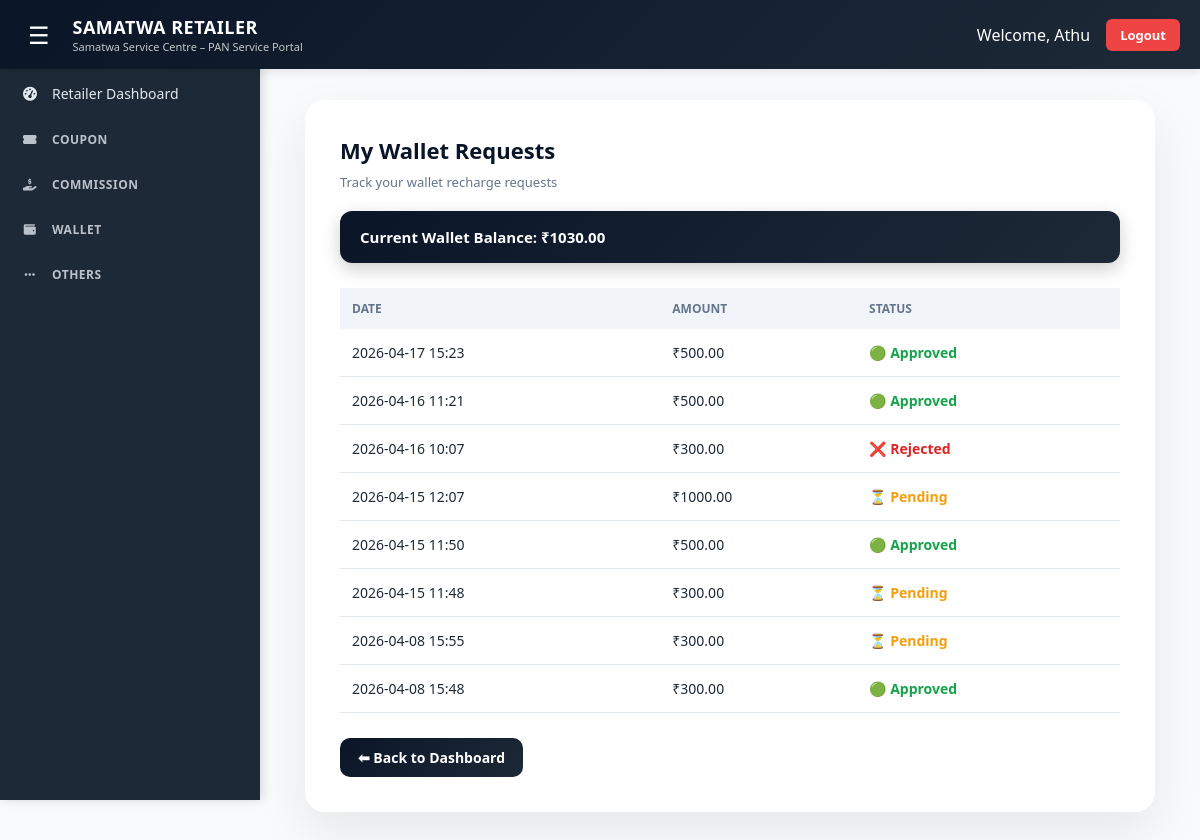
The page /wallet/my-requests/ (signed in) on the database its author committed.
### panservice/models.py (models this page shows, shortened)
class User(AbstractUser):
    role = models.CharField(max_length=20, choices=ROLE_CHOICES, default='retailer')
    email = models.EmailField(unique=True)
    mobile = models.CharField(max_length=15, blank=True, null=True)
    status = models.CharField(max_length=20, default='active')
    is_email_verified = models.BooleanField(default=False)
    must_change_password = models.BooleanField(default=False)
    created_by = models.ForeignKey(
        'self',
        null=True,
        blank=True,
        on_delete=models.SET_NULL,
        related_name='created_users'
    )

class Wallet(models.Model):
    user = models.OneToOneField(User, on_delete=models.CASCADE, related_name='wallet')
    balance = models.DecimalField(max_digits=10, decimal_places=2, default=0)

class WalletRequest(models.Model):
    STATUS_CHOICES = (
        ('pending', 'Pending'),
        ('approved', 'Approved'),
        ('rejected', 'Rejected'),
    )
    user = models.ForeignKey(User, on_delete=models.CASCADE)
    amount = models.DecimalField(max_digits=10, decimal_places=2)
    status = models.CharField(max_length=20, choices=STATUS_CHOICES, default='pending')
    created_at = models.DateTimeField(auto_now_add=True)

### panservice/views.py (the view)
# urls.py: path('wallet/my-requests/', views.my_wallet_requests, name='my_wallet_requests'),
@login_required
def my_wallet_requests(request):
    wallet, created = Wallet.objects.get_or_create(user=request.user)
    requests = WalletRequest.objects.filter(user=request.user).order_by('-created_at')
    return render(request, 'my_wallet_requests.html', {
        'requests': requests,
        'wallet': wallet
    })

### panservice/templates/my_wallet_requests.html (shortened to what this page needs)
{% load static %}
<!DOCTYPE html>
<html lang="en">
<head>
</head>
<body>
    {% if request.user.role == 'admin' %}
    {% include 'partials/admin_topbar.html' %}
    {% elif request.user.role == 'state' %}
    {% include 'partials/state_topbar.html' %}
    {% elif request.user.role == 'district' %}
    {% include 'partials/district_topbar.html' %}
    {% else %}
    {% include 'partials/retailer_topbar.html' %}
    {% endif %}
    <div class="page-wrapper">
        <div class="box">
            <h2>My Wallet Requests</h2>
            <p class="subtitle">Track your wallet recharge requests</p>
            <div class="balance-box">
                Current Wallet Balance: ₹{{ wallet.balance }}
            </div>
            <table>
                <thead>
                    <tr>
                        <th>Date</th>
                        <th>Amount</th>
                        <th>Status</th>
                    </tr>
                </thead>
                <tbody>
                    {% for req in requests %}
                    <tr>
                        <td>{{ req.created_at|date:"Y-m-d H:i" }}</td>
                        <td>₹{{ req.amount }}</td>
                        <td class="status
{% if req.status == 'pending' %}pending
{% elif req.status == 'approved' %}approved
{% else %}rejected
{% endif %}">
                            {% if req.status == 'pending' %}
                            ⏳ Pending
                            {% elif req.status == 'approved' %}
                            🟢 Approved
                            {% else %}
                            ❌ Rejected
                            {% endif %}
                        </td>
                    </tr>
                    {% empty %}
                    <tr>
                        <td colspan="3" class="no-data">No requests found</td>
                    </tr>
                    {% endfor %}
                </tbody>
            </table>
            {% if user.role == 'admin' %}
            <a href="{% url 'admin_dashboard' %}" class="btn">⬅ Back to Dashboard</a>
            {% elif user.role == 'state' %}
            <a href="{% url 'state_dashboard' %}" class="btn">⬅ Back to Dashboard</a>
            {% elif user.role == 'district' %}
            <a href="{% url 'district_dashboard' %}" class="btn">⬅ Back to Dashboard</a>
            {% else %}
            <a href="{% url 'retailer_dashboard' %}" class="btn">⬅ Back to Dashboard</a>
            {% endif %}
        </div>
    </div>
</body>
</html>

### panservice/templates/partials/retailer_topbar.html (shortened to what this page needs)
{% load static %}
<!DOCTYPE html>
<html lang="en">
<head>
    <link rel="stylesheet" href="https://cdnjs.cloudflare.com/ajax/libs/font-awesome/6.5.0/css/all.min.css">
</head>
<body>
    <div class="top-header">
        <div style="display: flex; align-items: center; gap: 15px;">
            <span class="menu-toggle" id="menuToggle">☰</span>
            <div>
                <h4>SAMATWA RETAILER</h4>
                <small>Samatwa Service Centre – PAN Service Portal</small>
            </div>
        </div>
        <div class="top-right">
            <span>Welcome, {{ request.user.username }}</span>
            <a href="{% url 'logout' %}" class="logout-btn">Logout</a>
        </div>
    </div>
    <nav class="sidebar" id="sidebar">
        <ul>
            <li class="dropdown">
                <a href="{% url 'retailer_dashboard' %}">
                    <i class="fas fa-tachometer-alt"></i>
                    <span> Retailer Dashboard </span>
                </a>
            </li>
            <li class="dropdown">
                <a href="#" class="dropdown-header">
                    <i class="fas fa-ticket-alt"></i>
                    <span>COUPON</span>
                </a>
            </li>
            <li class="dropdown">
                <a href="#" class="dropdown-header">
                    <i class="fas fa-hand-holding-dollar"></i>
                    <span>COMMISSION</span>
                </a>
            </li>
            <li class="dropdown">
                <a href="#" class="dropdown-header">
                    <i class="fas fa-wallet"></i>
                    <span>WALLET</span>
                </a>
            </li>
            <li class="dropdown">
                <a href="#" class="dropdown-header">
                    <i class="fas fa-ellipsis-h"></i>
                    <span>OTHERS</span>
                </a>
            </li>
        </ul>
    </nav>
</body>
</html>

### panservice/templates/my_wallet_requests.html (style rules this page uses)
* { box-sizing: border-box; margin: 0; padding: 0; }
body { font-family: 'Sora', sans-serif; background: linear-gradient(135deg, #e0f2fe, #f8fafc); min-height: 100vh; }
.page-wrapper { margin-left: 260px; min-height: calc(100vh - 60px); display: flex; justify-content: center; align-items: flex-start; padding: 100px 20px 40px; }
.box { background: #ffffff; border-radius: 20px; width: 100%; max-width: 850px; padding: 35px; box-shadow: 0 20px 50px rgba(0,0,0,0.08); margin: auto; animation: fadeUp 0.4s ease; }
h2 { font-size: 22px; font-weight: 700; color: #0a1628; margin-bottom: 8px; }
.subtitle { font-size: 13px; color: #64748b; margin-bottom: 20px; }
.balance-box { background: linear-gradient(135deg, #0a1628, #1e2937); color: white; padding: 16px 20px; border-radius: 12px; font-size: 15px; font-weight: 600; margin-bottom: 25px; box-shadow: 0 6px 18px rgba(0,0,0,0.2); }
table { width: 100%; border-collapse: collapse; margin-bottom: 25px; }
thead { background: #f1f5f9; }
th { text-align: left; padding: 12px; font-size: 12px; text-transform: uppercase; color: #64748b; }
td { padding: 14px 12px; font-size: 14px; border-bottom: 1px solid #e2e8f0; }
.status { font-weight: 600; }
.pending { color: #f59e0b; }
.approved { color: #16a34a; }
.rejected { color: #dc2626; }
.btn { padding: 10px 18px; border-radius: 10px; font-size: 14px; font-weight: 600; text-decoration: none; display: inline-block; background: linear-gradient(135deg, #0a1628, #1e2937); color: white; transition: 0.3s; }

### panservice/templates/partials/retailer_topbar.html (style rules this page uses)
:root { --primary: #0ea5e9; --dark: #0f172a; --sidebar-bg: #1e2937; }
* { margin: 0; padding: 0; box-sizing: border-box; }
body { font-family: 'Segoe UI', Arial, sans-serif; background: #f8fafc; color: #1e2937; }
.top-header { background: linear-gradient(135deg, #0a1628, #1e2937); color: white; padding: 14px 20px; display: flex; justify-content: space-between; align-items: center; position: fixed; top: 0; left: 0; right: 0; z-index: 1000; box-shadow: 0 2px 10px rgba(0,0,0,0.1); }
.top-header h4 { margin: 0; font-size: 18px; font-weight: 700; letter-spacing: 0.5px; }
.top-header small { font-size: 11px; opacity: 0.75; display: block; }
.top-right { display: flex; align-items: center; gap: 16px; }
.menu-toggle { font-size: 24px; cursor: pointer; padding: 4px 8px; border-radius: 6px; transition: 0.3s; }
.logout-btn { background: #ef4444; color: white; padding: 7px 14px; border-radius: 6px; font-size: 13px; text-decoration: none; font-weight: 600; transition: 0.3s; }
.sidebar { position: fixed; top: 60px; left: 0; width: 260px; height: calc(100vh - 60px); background: var(--sidebar-bg); color: #e2e8f0; overflow-y: auto; transition: all 0.3s ease; z-index: 900; box-shadow: 2px 0 10px rgba(0,0,0,0.15); }
.sidebar ul { list-style: none; padding: 10px 0; }
.sidebar li { position: relative; }
.sidebar a, .sidebar .dropdown-header { display: flex; align-items: center; gap: 12px; padding: 14px 20px; color: #e2e8f0; text-decoration: none; font-size: 14px; font-weight: 500; transition: all 0.3s; }
.sidebar .dropdown-header { cursor: pointer; font-weight: 600; text-transform: uppercase; font-size: 12px; letter-spacing: 0.5px; opacity: 0.8; }
.sidebar i { width: 20px; text-align: center; }

### rows shown on the page
User: user.username "Athu"
Wallet: balance "1030.00"
WalletRequest: created_at "2026-04-17 15:23", amount "500.00", status "🟢 Approved"
WalletRequest: created_at "2026-04-16 11:21", amount "500.00", status "🟢 Approved"
WalletRequest: created_at "2026-04-16 10:07", amount "300.00", status "❌ Rejected"
WalletRequest: created_at "2026-04-15 12:07", amount "1000.00", status "⏳ Pending"
WalletRequest: created_at "2026-04-15 11:50", amount "500.00", status "🟢 Approved"
WalletRequest: created_at "2026-04-15 11:48", amount "300.00", status "⏳ Pending"
WalletRequest: created_at "2026-04-08 15:55", amount "300.00", status "⏳ Pending"
WalletRequest: created_at "2026-04-08 15:48", amount "300.00", status "🟢 Approved"
